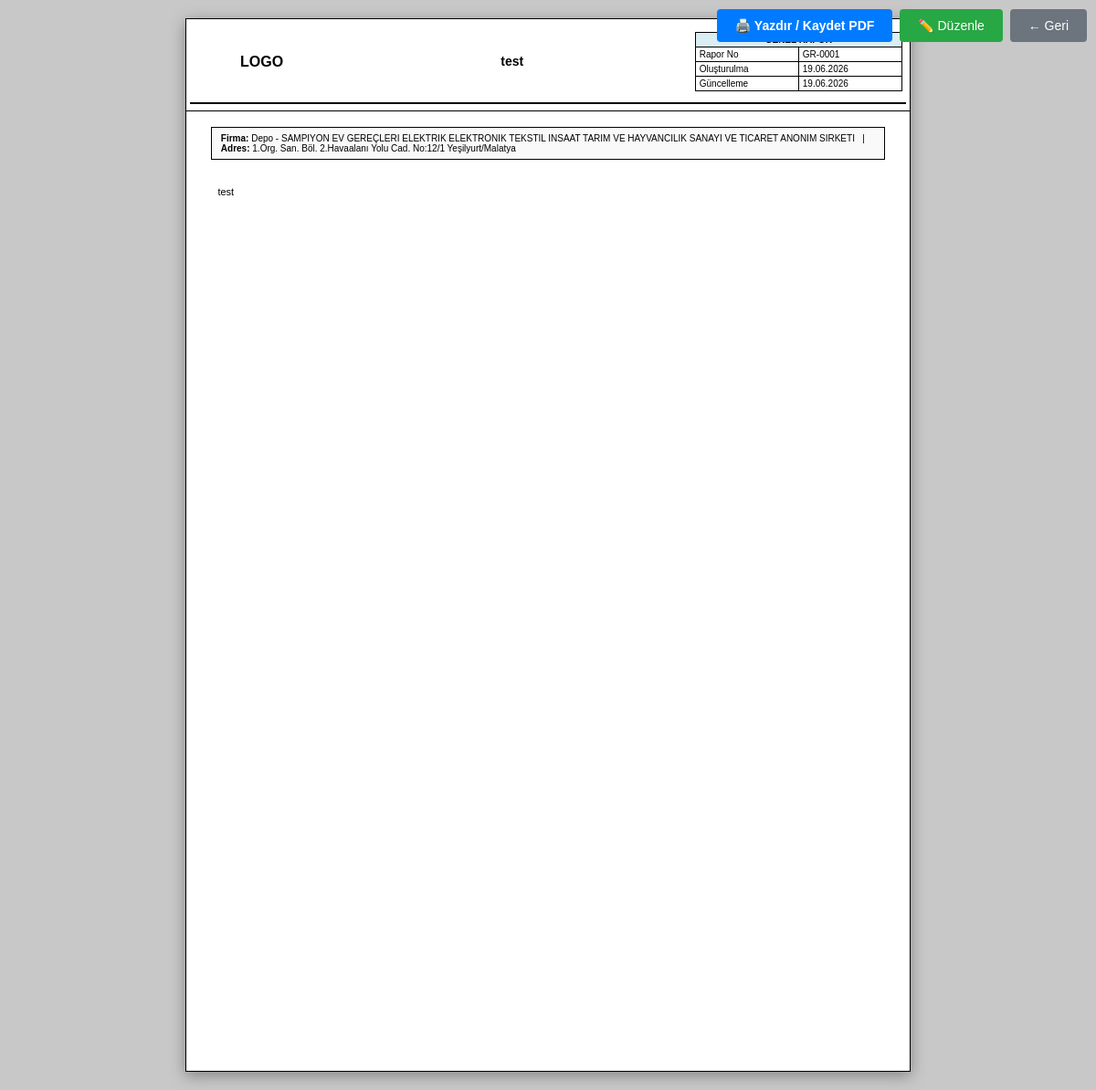
Page /pages/genel_rapor_yazdir.php?id=1 (signed in) on the committed database.
### tables this page shows
CREATE TABLE IF NOT EXISTS system_settings (
    id INT AUTO_INCREMENT PRIMARY KEY,
    setting_key VARCHAR(100) NOT NULL UNIQUE,
    setting_value TEXT,
    updated_at TIMESTAMP DEFAULT CURRENT_TIMESTAMP ON UPDATE CURRENT_TIMESTAMP
);

CREATE TABLE IF NOT EXISTS general_reports (
    id INT AUTO_INCREMENT PRIMARY KEY,
    kurum_id INT NOT NULL,
    title VARCHAR(500) NOT NULL,
    content LONGTEXT,
    created_at TIMESTAMP DEFAULT CURRENT_TIMESTAMP,
    updated_at TIMESTAMP DEFAULT CURRENT_TIMESTAMP ON UPDATE CURRENT_TIMESTAMP,
    FOREIGN KEY (kurum_id) REFERENCES institutions(id) ON DELETE CASCADE
);

CREATE TABLE IF NOT EXISTS institutions (
    id INT AUTO_INCREMENT PRIMARY KEY,
    user_id INT NOT NULL,
    firma_adi VARCHAR(255) NOT NULL,
    adresi TEXT,
    sgk_sicil_no VARCHAR(50),
    il_kodu VARCHAR(2) DEFAULT '01',
    kurum_kodu VARCHAR(3),
    isg_katip_id VARCHAR(100),
    report_date DATE,
    start_date DATETIME,
    end_date DATETIME,
    next_control_date DATE,
    created_at TIMESTAMP DEFAULT CURRENT_TIMESTAMP,
    FOREIGN KEY (user_id) REFERENCES users(id) ON DELETE CASCADE
);

### htdocs/includes/functions.php (called while the page is built, shortened)
<?php
function getSetting($pdo, $key, $default = '')
{
    try {
        $stmt = $pdo->prepare("SELECT setting_value FROM system_settings WHERE setting_key = ?");
        $stmt->execute([$key]);
        $val = $stmt->fetchColumn();
        return ($val !== false) ? $val : $default;
    } catch (PDOException $e) {
        return $default;
    }
}
?>

### htdocs/pages/genel_rapor_yazdir.php (the view, shortened to what this page needs)
<?php
require_once '../includes/db.php';
require_once '../includes/functions.php';
$id = isset($_GET['id']) ? intval($_GET['id']) : 0;
$stmt = $pdo->prepare("
    SELECT gr.*, i.firma_adi, i.adresi
    FROM general_reports gr
    JOIN institutions i ON gr.kurum_id = i.id
    WHERE gr.id = ?
");
$stmt->execute([$id]);
$data = $stmt->fetch();
function renderHeader() {
    global $pdo, $data;
    $logoText = getSetting($pdo, 'logo_text', 'LOGO');
    $logoHtml = htmlspecialchars($logoText);
    ?>
    <table style="border:none;">
        <tr style="border:none;">
            <td style="width: 20%; height: 60px; border:none; text-align:center; vertical-align:middle;">
                <div style="font-weight:bold; font-size:16px;"><?php echo $logoHtml; ?></div>
            </td>
            <td style="width: 50%; text-align: center; border:none;">
                <h1><?php echo htmlspecialchars($data['title']); ?></h1>
            </td>
            <td style="width: 30%; border:none;">
                <table class="doc-info" style="border:1px solid black; width:100%;">
                    <tr>
                        <td colspan="2" style="border:1px solid black; text-align:center; font-weight:bold; background-color:#daeef3;">GENEL RAPOR</td>
                    </tr>
                    <tr>
                        <td style="border:1px solid black; width:50%;">Rapor No</td>
                        <td style="border:1px solid black;">GR-<?php echo str_pad($data['id'], 4, '0', STR_PAD_LEFT); ?></td>
                    </tr>
                    <tr>
                        <td style="border:1px solid black;">Oluşturulma</td>
                        <td style="border:1px solid black;"><?php echo date('d.m.Y', strtotime($data['created_at'])); ?></td>
                    </tr>
                    <tr>
                        <td style="border:1px solid black;">Güncelleme</td>
                        <td style="border:1px solid black;"><?php echo date('d.m.Y', strtotime($data['updated_at'])); ?></td>
                    </tr>
                </table>
            </td>
        </tr>
    </table>
    <hr style="border: 1px solid black; margin-top:5px; margin-bottom:5px;">
    <?php
}
?>
<!DOCTYPE html>
<html lang="tr">
<head>
    <link rel="stylesheet" href="../assets/css/rapor.css">
</head>
<body>
    <div class="no-print" style="position: fixed; top: 10px; right: 10px; z-index: 1000;">
        <button onclick="window.print()"
            style="padding: 10px 20px; background: #007bff; color: white; border: none; cursor: pointer; border-radius: 4px; font-size: 14px;">
            <b>🖨️ Yazdır / Kaydet PDF</b>
        </button>
        <a href="genel_rapor_duzenle.php?id=<?php echo $id; ?>"
            style="padding: 10px 20px; background: #28a745; color: white; border: none; cursor: pointer; border-radius: 4px; font-size: 14px; text-decoration: none; display: inline-block; margin-left: 5px;">
            ✏️ Düzenle
        </a>
        <a href="genel_rapor.php"
            style="padding: 10px 20px; background: #6c757d; color: white; border: none; cursor: pointer; border-radius: 4px; font-size: 14px; text-decoration: none; display: inline-block; margin-left: 5px;">
            ← Geri
        </a>
    </div>
    <table class="main-report-table">
        <thead>
            <tr>
                <td>
                    <?php renderHeader(); ?>
                </td>
            </tr>
        </thead>
        <tbody>
            <tr>
                <td>
                    <div class="page">
                        <div class="firma-info">
                            <strong>Firma:</strong> <?php echo htmlspecialchars($data['firma_adi'] ?? ''); ?>
                            <?php if (!empty($data['adresi'])): ?>
                                &nbsp;&nbsp;|&nbsp;&nbsp;
                                <strong>Adres:</strong> <?php echo htmlspecialchars($data['adresi']); ?>
                            <?php endif; ?>
                        </div>
                        <div class="report-content">
                            <?php echo $data['content'] ?? '<p><em>İçerik henüz eklenmemiş.</em></p>'; ?>
                        </div>
                    </div>
                </td>
            </tr>
        </tbody>
    </table>
</body>
</html>

### htdocs/assets/css/rapor.css (style rules this page uses)
* { box-sizing: border-box; }
body { font-family: 'Arial', sans-serif; font-size: 10px; background-color: #c8c8c8; margin: 0; padding: 20px; }
h1 { font-size: 14px; text-align: center; margin: 0; line-height: 1.2; }
table { width: 100%; border-collapse: collapse; margin-bottom: 5px; margin-top: 5px; }
th, td { border: 1px solid #000; padding: 2px 4px; vertical-align: middle; }
.main-report-table { width: 210mm; margin: 0 auto; border-collapse: collapse; background: white; box-shadow: 0 4px 16px rgba(0, 0, 0, 0.35); }
.page { width: 100%; min-height: 277mm; padding: 4mm 6mm; position: relative; border-bottom: 4px solid #c8c8c8; }
.page:last-child { border-bottom: none; }

### htdocs/pages/genel_rapor_yazdir.php (style rules this page uses)
.report-content { padding: 4mm 2mm; font-size: 11px; line-height: 1.5; }
.report-content p { margin: 4px 0; text-align: justify; }
.firma-info { background-color: #f9f9f9; border: 1px solid #000; padding: 6px 10px; margin-bottom: 8px; font-size: 10px; }

### rows in the picture
system_settings: setting_value "LOGO"
general_reports: title "test", id "0001", created_at "19.06.2026", updated_at "19.06.2026", kurum.firma_adi "Depo - SAMPIYON EV GEREÇLERI ELEKTRIK ELEKTRONIK TEKSTIL INSAAT TARIM VE HAYVANCILIK SANAYI VE TICARET ANONIM SIRKETI", kurum.adresi "1.Org. San. Böl. 2.Havaalanı Yolu Cad. No:12/1 Yeşilyurt/Malatya", content "test"
